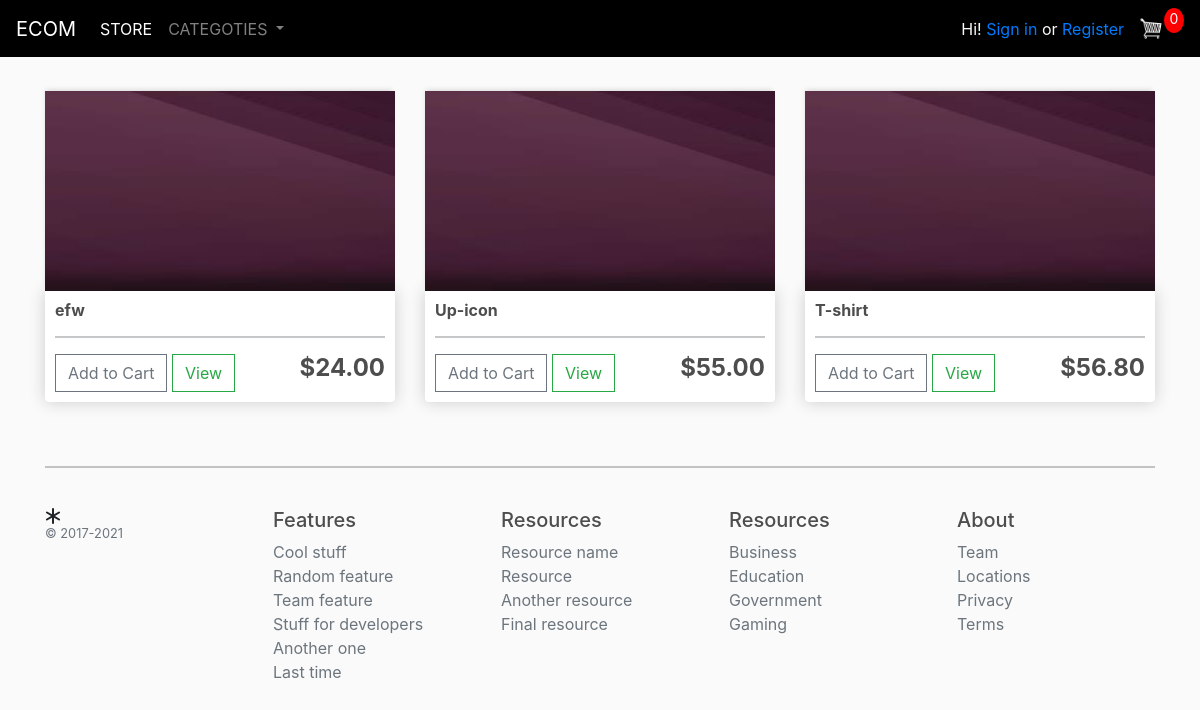
Before: / with the older database file.
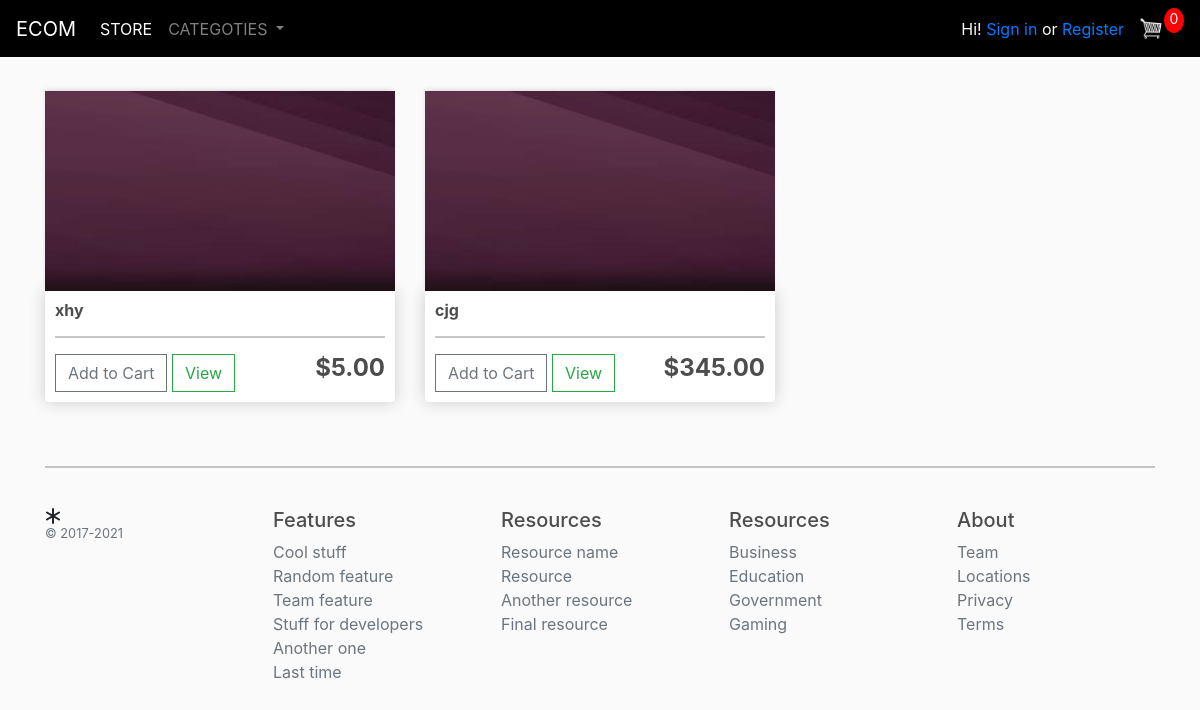
After: the same page with the newer database file.
### store/models.py (models this page shows, shortened)
class Product(models.Model):
    category = models.ForeignKey(Category, related_name='product', on_delete=models.CASCADE)
    created_by = models.ForeignKey(settings.AUTH_USER_MODEL, related_name='product_creator', on_delete=models.CASCADE)
    name = models.CharField(max_length=200, null=True)
    price = models.DecimalField(max_digits=7, decimal_places=2)
    digital = models.BooleanField(default=False, null=True, blank=True)
    image = models.ImageField(null=True, blank=True, default='default.jpeg')
    slug = models.SlugField(max_length=255)
    in_stock = models.BooleanField(default=True)
    is_active = models.BooleanField(default=True)
    created = models.DateTimeField(auto_now_add=True)
    updated = models.DateTimeField(auto_now=True)
    objects = models.Manager()
    products = ProductManager()
    class Meta:
        ordering = ('-created',)
    def get_absolute_url(self):
        return reverse('store:product_detail', args=[self.slug])
    @property
    def imageURL(self):
        try:
            url = self.image.url
        except:
            url = ""
        return url

### store/views.py (the view)
# urls.py: path('', include('store.urls', namespace='store')),
def store(request):
    products = Product.products.all()
    context = {'products': products}
    return render(request, 'store/store.html', context)

### store/context_processors.py (called while the page is built)
def categories(request):
    return {'categories': Category.objects.all()}

def basket(request):
    return {'basket': Basket(request)}

def cartItems(request):
    data = cartData(request)
    cartItems = data['cartItems']
    return {'cart_items': cartItems}

### store/models.py (called while the page is built)
    def get_queryset(self):
        return super(ProductManager, self).get_queryset().filter(is_active=True)

    def get_absolute_url(self):
        return reverse('store:category_list', args=[self.slug])

### store/utils.py (called while the page is built, shortened)
def cookieCart(request):
    try:
        cart = json.loads(request.COOKIES['cart'])
    except:
        cart = {}
    items = []
    order = {'get_cart_total': 0, 'get_cart_items': 0, 'shipping': False}
    cartItems = order['get_cart_items']
    return {'items': items, 'order': order, 'cartItems': cartItems}

def cartData(request):
    if request.user.is_authenticated:
        customer = request.user.customer
        order, created = Order.objects.get_or_create(customer=customer, complete=False)
        items = order.orderitem_set.all()
        cartItems = order.get_cart_items
    else:
        cookieData = cookieCart(request)
        items = cookieData['items']
        order = cookieData['order']
        cartItems = cookieData['cartItems']
    return {'items': items, 'order': order, 'cartItems': cartItems}

    def __len__(self):
        return sum(item['qty'] for item in self.basket.values())

### store/templates/store/store.html
{% extends 'store/main.html' %}
{% load static %}
{% block content %}
<div class="row">
	{% for product in products %}
	<div class="col-lg-4">
		<img class="thumbnail" src="{{ product.imageURL }}">
		<div class="box-element product">
			<h6><strong>{{ product.name }}</strong></h6>
			<hr>
			<button data-product={{ product.id }} data-action="add" class="btn btn-outline-secondary add-btn update-cart">Add to Cart</button>
			<a class="btn btn-outline-success" href="{{ product.get_absolute_url }}">View</a>
			<h4 style="display: inline-block; float: right"><strong>${{ product.price|floatformat:2 }}</strong></h4>
		</div>
	</div>
	{% endfor %}
</div>
{% endblock content %}

### store/templates/store/main.html (shortened to what this page needs)
{% load static %}
<html>
	<head>
		<link href="https://cdn.jsdelivr.net/npm/bootstrap@5.0.1/dist/css/bootstrap.min.css" rel="stylesheet">
		<link rel="stylesheet" href="https://stackpath.bootstrapcdn.com/bootstrap/4.4.1/css/bootstrap.min.css">
		<link rel="stylesheet" type="text/css" href="{% static 'css/main.css' %}">
	</head>
	<body>
		<nav class="navbar navbar-expand-lg navbar-dark bg-dark">
			<a class="navbar-brand" href="{% url 'store:store' %}">ECOM</a>
			<div class="collapse navbar-collapse" id="navbarSupportedContent">
				<ul class="navbar-nav mr-auto">
					<li class="nav-item active">
						<a class="nav-link" href="{% url 'store:store' %}">STORE<span class="sr-only">(current)</span></a>
					</li>
					<li class="nav-item dropdown">
						<a class="nav-link dropdown-toggle" href="#" id="navbarDropdown" role="button" data-toggle="dropdown" aria-haspopup="true" aria-expanded="false">
							CATEGOTIES
						</a>
					</li>
				</ul>
				<div class="form-inline my-2 my-lg-0">
					{% if user.is_authenticated %}
						<a href="{% url 'account:logout' %}"class="btn btn-warning">Logout</a>
					{% else %}
					<span class="form-inline text-light">Hi!&nbsp<a href="{% url 'account:login' %}">Sign in</a>&nbspor&nbsp<a href="{% url 'account:register' %}">Register</a></span>
					{% endif %}
					<a href="{% url 'store:cart' %}">
						<img  id="cart-icon" src="{% static 'images/cart.png' %}">
					</a>
					<p id="cart-total">{{cart_items}}</p>
				</div>
			</div>
		</nav>
		<div class="container">
			<br>
			{% block content %}
			{% endblock content %}
		</div>
		<footer class="container py-5 footer">
			<hr>
			<div class="row pt-4">
				<div class="col-12 col-md">
					<small class="d-block mb-3 text-muted">&copy; 2017-2021</small>
				</div>
				<div class="col-6 col-md fs15">
					<h5>Features</h5>
					<ul class="list-unstyled">
						<li><a class="link-secondary text-decoration-none" href="#">Cool stuff</a></li>
						<li><a class="link-secondary text-decoration-none" href="#">Random feature</a></li>
						<li><a class="link-secondary text-decoration-none" href="#">Team feature</a></li>
						<li><a class="link-secondary text-decoration-none" href="#">Stuff for developers</a></li>
						<li><a class="link-secondary text-decoration-none" href="#">Another one</a></li>
						<li><a class="link-secondary text-decoration-none" href="#">Last time</a></li>
					</ul>
				</div>
				<div class="col-6 col-md fs15">
					<h5>Resources</h5>
					<ul class="list-unstyled">
						<li><a class="link-secondary text-decoration-none" href="#">Resource name</a></li>
						<li><a class="link-secondary text-decoration-none" href="#">Resource</a></li>
						<li><a class="link-secondary text-decoration-none" href="#">Another resource</a></li>
						<li><a class="link-secondary text-decoration-none" href="#">Final resource</a></li>
					</ul>
				</div>
				<div class="col-6 col-md fs15">
					<h5>Resources</h5>
					<ul class="list-unstyled">
						<li><a class="link-secondary text-decoration-none" href="#">Business</a></li>
						<li><a class="link-secondary text-decoration-none" href="#">Education</a></li>
						<li><a class="link-secondary text-decoration-none" href="#">Government</a></li>
						<li><a class="link-secondary text-decoration-none" href="#">Gaming</a></li>
					</ul>
				</div>
				<div class="col-6 col-md">
					<h5>About</h5>
					<ul class="list-unstyled">
						<li><a class="link-secondary text-decoration-none" href="#">Team</a></li>
						<li><a class="link-secondary text-decoration-none" href="#">Locations</a></li>
						<li><a class="link-secondary text-decoration-none" href="#">Privacy</a></li>
						<li><a class="link-secondary text-decoration-none" href="#">Terms</a></li>
					</ul>
				</div>
			</div>
		</footer>
	</body>
</html>

### static/css/main.css (style rules this page uses)
body { background-color: hsl(0, 0%, 98%); }
h1,h2,h3,h4,h5,h6 { color:hsl(0, 0%, 30%); }
.box-element { box-shadow:hsl(0, 0%, 80%) 0 0 16px; background-color: #fff; border-radius: 4px; padding: 10px; }
.thumbnail { width: 100%; height: 200px; -webkit-box-shadow: -1px -3px 5px -2px rgba(214,214,214,1); -moz-box-shadow: -1px -3px 5px -2px rgba(214,214,214,1); box-shadow: -1px -3px 5px -2px rgba(214,214,214,1); }
.product { border-radius: 0 0 4px 4px; }
.bg-dark { background-color: #000000!important; }
#cart-icon { width:25px; display: inline-block; margin-left: 15px; }
#cart-total { display: block; text-align: center; color:#fff; background-color: red; width: 20px; height: 25px; border-radius: 50%; font-size: 14px; }
.col-lg-4, .col-lg-6, .col-lg-8, .col-lg-12 { margin-top: 10px; }
.btn { border-radius: 0; }

Changed rows visible on the page:
removed Product: imageURL (placeholder picture), name "efw", price "24.00"
removed Product: imageURL (placeholder picture), name "Up-icon", price "55.00"
removed Product: imageURL (placeholder picture), name "T-shirt", price "56.80"
added Product: imageURL (placeholder picture), name "xhy", price "5.00"
added Product: imageURL (placeholder picture), name "cjg", price "345.00"
